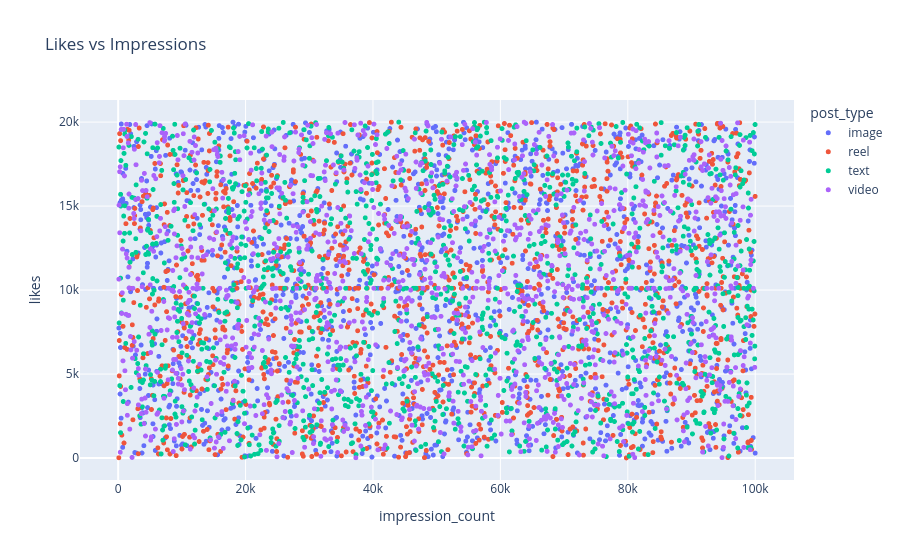

Source (notebook cell):
### Code cell
# interactive scatterplot

fig = px.scatter( df, x='impression_count', y='likes', color='post_type', hover_data=['country', 'sentiment'],
    title='Likes vs Impressions')
fig.update_traces(marker_size=5)
fig.show()

### Figure 1 — Plotly figure (JSON) as saved in the notebook; plotly's stock layout.template omitted (floating-point values rounded to 4 significant figures; data arrays with more than 128 entries replaced by an {"elided": "..."} marker saying what was removed)
{"data": [{"customdata": {"elided": "1247x2 str values"}, "hovertemplate": "post_type=image<br>impression_count=%{x}<br>likes=%{y}<br>country=%{customdata[0]}<br>sentiment=%{customdata[1]}<extra></extra>", "legendgroup": "image", "marker": {"color": "#636efa", "size": 5, "symbol": "circle"}, "mode": "markers", "name": "image", "showlegend": true, "type": "scattergl", "x": {"elided": "1247 int values"}, "xaxis": "x", "y": {"elided": "1247 float values"}, "yaxis": "y"}, {"customdata": {"elided": "1283x2 str values"}, "hovertemplate": "post_type=reel<br>impression_count=%{x}<br>likes=%{y}<br>country=%{customdata[0]}<br>sentiment=%{customdata[1]}<extra></extra>", "legendgroup": "reel", "marker": {"color": "#EF553B", "size": 5, "symbol": "circle"}, "mode": "markers", "name": "reel", "showlegend": true, "type": "scattergl", "x": {"elided": "1283 int values"}, "xaxis": "x", "y": {"elided": "1283 float values"}, "yaxis": "y"}, {"customdata": {"elided": "1245x2 str values"}, "hovertemplate": "post_type=text<br>impression_count=%{x}<br>likes=%{y}<br>country=%{customdata[0]}<br>sentiment=%{customdata[1]}<extra></extra>", "legendgroup": "text", "marker": {"color": "#00cc96", "size": 5, "symbol": "circle"}, "mode": "markers", "name": "text", "showlegend": true, "type": "scattergl", "x": {"elided": "1245 int values"}, "xaxis": "x", "y": {"elided": "1245 float values"}, "yaxis": "y"}, {"customdata": {"elided": "1225x2 str values"}, "hovertemplate": "post_type=video<br>impression_count=%{x}<br>likes=%{y}<br>country=%{customdata[0]}<br>sentiment=%{customdata[1]}<extra></extra>", "legendgroup": "video", "marker": {"color": "#ab63fa", "size": 5, "symbol": "circle"}, "mode": "markers", "name": "video", "showlegend": true, "type": "scattergl", "x": {"elided": "1225 int values"}, "xaxis": "x", "y": {"elided": "1225 float values"}, "yaxis": "y"}], "layout": {"legend": {"title": {"text": "post_type"}, "tracegroupgap": 0}, "title": {"text": "Likes vs Impressions"}, "xaxis": {"anchor": "y", "domain": [0, 1], "title": {"text": "impression_count"}}, "yaxis": {"anchor": "x", "domain": [0, 1], "title": {"text": "likes"}}}}
